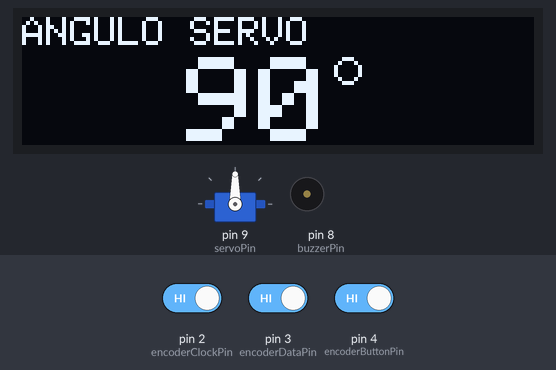
Simulated run of this program. Board: Arduino Uno, built with avr-gcc and run on an emulated ATmega328P. Parts: servo, 128×32 one-colour display, buzzer (waves = sounding, pin HIGH). The inputs (shaded band) are chosen by the test bench; at power-on: pin 2 (encoderClockPin) HIGH, pin 3 (encoderDataPin) HIGH, pin 4 (encoderButtonPin) HIGH.

Above: at 0.1 s.

The program:

main.cpp
```cpp
#include <Arduino.h>
#include <Servo.h>
#include <Wire.h>
#include <Adafruit_GFX.h>
#include <Adafruit_SSD1306.h>
#include <util/atomic.h>

namespace {
constexpr uint8_t encoderClockPin = 2;
constexpr uint8_t encoderDataPin = 3;
constexpr uint8_t encoderButtonPin = 4;
constexpr uint8_t servoPin = 9;
constexpr uint8_t buzzerPin = 8;
constexpr unsigned int beepFrequencyHz = 2000;
constexpr unsigned long beepDurationMs = 40;
constexpr unsigned long beepGapMs = 20;
constexpr int minimumAngle = 0;
constexpr int maximumAngle = 180;
constexpr int centerAngle = (minimumAngle + maximumAngle) / 2;
constexpr int angleStep = 10;
// Cambia a -1 si el sentido de giro de tu encoder queda invertido.
constexpr int encoderDirection = -1;
constexpr unsigned long buttonDebounceMs = 30;
constexpr uint8_t displayWidth = 128;
constexpr uint8_t displayHeight = 32;
constexpr unsigned long displayUpdateMs = 50;

// Cada transición válida aporta un cuarto de paso. Los rebotes se cancelan
// al volver por la misma transición en sentido contrario.
constexpr int8_t transitionTable[16] = {
    0, -1, 1, 0,
    1, 0, 0, -1,
    -1, 0, 0, 1,
    0, 1, -1, 0
};

Servo servo;
Adafruit_SSD1306 display(displayWidth, displayHeight, &Wire, -1);
int currentAngle = centerAngle;
volatile uint8_t previousEncoderState;
volatile int8_t encoderTransitions = 0;
volatile int encoderAngle = centerAngle;
volatile uint8_t pendingBeeps = 0;
bool buzzerPlaying = false;
unsigned long buzzerChangedAt = 0;
bool previousButtonReading = HIGH;
bool stableButtonState = HIGH;
unsigned long buttonChangedAt = 0;
bool displayReady = false;
int displayedAngle = -1;
unsigned long displayUpdatedAt = 0;

void setupDisplay() {
    Wire.begin();
    Wire.setWireTimeout(25000, true);
    // Los módulos habituales usan 0x3C; algunas variantes usan 0x3D.
    for (uint8_t address = 0x3C; address <= 0x3D; ++address) {
        Wire.beginTransmission(address);
        if (Wire.endTransmission() == 0) {
            displayReady = display.begin(SSD1306_SWITCHCAPVCC, address);
            break;
        }
    }
    if (!displayReady) {
        Serial.println(F("OLED no disponible; el servo sigue funcionando."));
    }
}

void updateDisplay() {
    const unsigned long now = millis();
    if (!displayReady || currentAngle == displayedAngle ||
        (displayedAngle >= 0 && now - displayUpdatedAt < displayUpdateMs)) {
        return;
    }
    display.clearDisplay();
    display.setTextColor(SSD1306_WHITE);
    display.setTextSize(1);
    display.setCursor(0, 0);
    display.print(F("ANGULO SERVO"));
    display.setTextSize(3);
    const int digits = currentAngle >= 100 ? 3 : (currentAngle >= 10 ? 2 : 1);
    const int textX = (displayWidth - (digits * 18 + 10)) / 2;
    display.setCursor(textX, 10);
    display.print(currentAngle);
    display.drawCircle(textX + digits * 18 + 4, 13, 3, SSD1306_WHITE);
    display.display();
    displayedAngle = currentAngle;
    displayUpdatedAt = now;
}

uint8_t readEncoderState() {
    return (digitalRead(encoderClockPin) << 1) | digitalRead(encoderDataPin);
}

// D2 y D3 capturan las transiciones incluso durante una transferencia I2C.
void onEncoderChange() {
    const uint8_t state = readEncoderState();
    if (state == previousEncoderState) {
        return;
    }

    // Si cambian ambos canales a la vez, se ha perdido una transición.
    if ((state ^ previousEncoderState) == 3) {
        encoderTransitions = 0;
    } else {
        encoderTransitions += transitionTable[(previousEncoderState << 2) | state];
    }
    previousEncoderState = state;

    // Completar el ciclo evita que un rebote cuente como un giro adicional.
    if (state == 3) {
        if (encoderTransitions == 4 || encoderTransitions == -4) {
            // También suena en los límites de 0 y 180 grados.
            if (pendingBeeps < 255) {
                ++pendingBeeps;
            }
            const int direction = encoderTransitions > 0 ? 1 : -1;
            encoderAngle = constrain(encoderAngle + direction * encoderDirection * angleStep,
                                     minimumAngle, maximumAngle);
        }
        encoderTransitions = 0;
    }
}

void updateEncoder() {
    int angle;
    ATOMIC_BLOCK(ATOMIC_RESTORESTATE) {
        angle = encoderAngle;
    }
    if (angle != currentAngle) {
        currentAngle = angle;
        servo.write(currentAngle);
    }
}

void updateBuzzer() {
    const unsigned long now = millis();
    if (buzzerPlaying) {
        if (now - buzzerChangedAt >= beepDurationMs) {
            noTone(buzzerPin);
            buzzerPlaying = false;
            buzzerChangedAt = now;
        }
        return;
    }
    if (now - buzzerChangedAt < beepGapMs) {
        return;
    }
    bool playBeep = false;
    ATOMIC_BLOCK(ATOMIC_RESTORESTATE) {
        if (pendingBeeps > 0) {
            --pendingBeeps;
            playBeep = true;
        }
    }
    if (playBeep) {
        tone(buzzerPin, beepFrequencyHz, beepDurationMs);
        buzzerPlaying = true;
        buzzerChangedAt = now;
    }
}

void updateButton() {
    const bool reading = digitalRead(encoderButtonPin);
    const unsigned long now = millis();
    if (reading != previousButtonReading) {
        previousButtonReading = reading;
        buttonChangedAt = now;
    }

    if (reading != stableButtonState && now - buttonChangedAt >= buttonDebounceMs) {
        stableButtonState = reading;
        if (stableButtonState == LOW) {
            currentAngle = centerAngle;
            servo.write(currentAngle);
            ATOMIC_BLOCK(ATOMIC_RESTORESTATE) {
                encoderAngle = centerAngle;
                encoderTransitions = 0;
                previousEncoderState = readEncoderState();
            }
        }
    }
}
}  // namespace

void setup() {
    Serial.begin(9600);
    pinMode(encoderClockPin, INPUT_PULLUP);
    pinMode(encoderDataPin, INPUT_PULLUP);
    pinMode(encoderButtonPin, INPUT_PULLUP);
    pinMode(buzzerPin, OUTPUT);
    digitalWrite(buzzerPin, LOW);
    previousEncoderState = readEncoderState();
    servo.attach(servoPin);
    servo.write(currentAngle);
    attachInterrupt(digitalPinToInterrupt(encoderClockPin), onEncoderChange, CHANGE);
    attachInterrupt(digitalPinToInterrupt(encoderDataPin), onEncoderChange, CHANGE);
    setupDisplay();
    updateEncoder();
    updateDisplay();
}

void loop() {
    updateEncoder();
    updateButton();
    updateBuzzer();
    updateDisplay();
}
```
